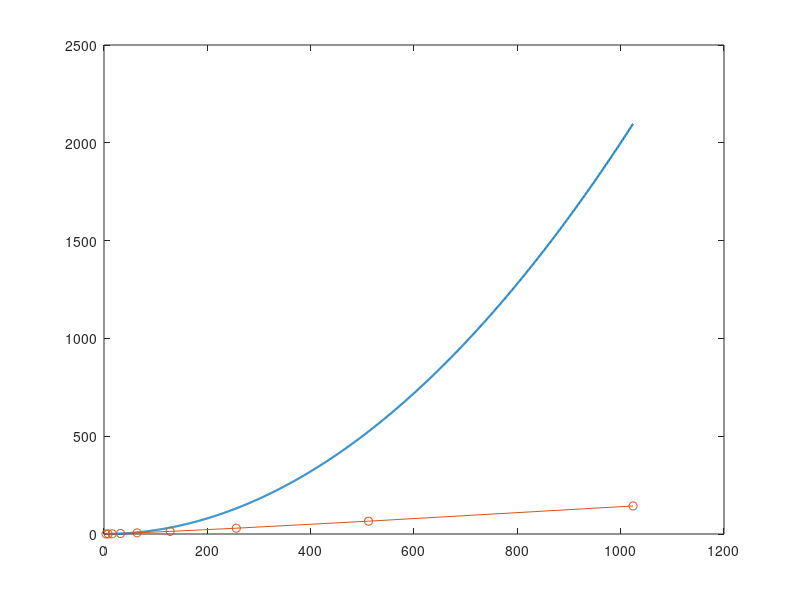

MATLAB code to generate this figure: (Note: this script raises an error after producing the figure.)
function fig4_9

% FIGURE 4.9:  Computational effort for fast convolution 

clear
clc
fprintf('Figure 4.9: Computational effort for fast convolution\n\n')

% Compute curves

m = 10;
L = 2 : 2^m;
n_dir = 2*L.^2;
i = 2 : m;
k = 2.^i;
n_fast = 12*k.*log(2*k)/log(2) + 8*k + 4
n32 = 2*32^2/1.e5
n64 = 2*64^2/1.e6

% Plot them

figure
h = plot (L,n_dir/1000,k,n_fast/1000,'-o');
set (h(1),'LineWidth',1.5)
f_labels ('Computational effort for linear convolution','\it{L}','FLOPs/1000')
legend ('Direct','Fast')
f_wait
